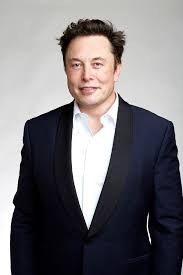
#> input picture Face_Recognition/dataset/1/musk1.jpg, 183 x 275 px, found by its file name
$ python main.py
#> lines starting #> are read from the running program, lines starting #| are printed output that depends on the picture; after the words box and inside, x2 and y2 are one past the last pixel; in counts of white or black regions, pixels touching at a corner belong together
### Face_Recognition/src/face_detection.py
import cv2

class FaceDetector:
    def __init__(self, cascade_path, scale_factor =1.1, min_neighbors = 5, min_size=(30, 30)):
        self.face_cascade = cv2.CascadeClassifier(cascade_path)
        if self.face_cascade.empty():
            raise RuntimeError

        self.scale_factor = scale_factor
        self.min_neighbors = min_neighbors
        self.min_size = min_size

    def detect_faces(self, frame):
        gray = cv2.cvtColor(frame, cv2.COLOR_BGR2GRAY)
        faces = self.face_cascade.detectMultiScale(gray, scaleFactor = self.scale_factor, minNeighbors = self.min_neighbors, minSize = self.min_size)
        return faces

### Face_Recognition/src/camera.py
import cv2
class Camera:
    def __init__(self, camera_index = 0):
        self.cap = cv2.VideoCapture(camera_index)

    def read_frame(self):
        ret, frame = self.cap.read()
        if not ret:
            raise RuntimeError("Failed reading frame")
        return frame

    def releade(self):
        self.cap.release()


### Face_Recognition/src/main.py
import cv2
import os
import numpy as np
from face_detection import FaceDetector
from camera import Camera

cascade_path = "haar_data/haarcascade_frontalface_default.xml"
if not os.path.exists(cascade_path):
    print("Error: Cascade file's not found ")
    exit(1)

camera = Camera()

face_detector = FaceDetector(cascade_path)
recognizer = cv2.face.LBPHFaceRecognizer_create()

dataset_path = "dataset"
training_faces = []
labels = []


for person_label, person_name in enumerate(os.listdir(dataset_path)):
    person_folder = os.path.join(dataset_path, person_name)

    for image_name in os.listdir(person_folder):
        image_path = os.path.join(person_folder, image_name)

        frame = cv2.imread(image_path)
#> frame is the input picture: shape (275, 183, 3); mean B, G, R 118.8, 115.4, 118.3
        faces = face_detector.detect_faces(frame)
#> in detect_faces, `faces = self.face_cascade.detectMultiScale(gray, scaleFactor = self.sc..`: faces = [[57, 39, 64, 64]]
#> faces = [[57, 39, 64, 64]]

        for (x, y, w, h) in faces:
            face_region = frame[y:y + h, x:x + w]
            gray_face = cv2.cvtColor(face_region, cv2.COLOR_BGR2GRAY)
            resized_face = cv2.resize(gray_face, (200, 200))

            training_faces.append(resized_face)
            labels.append(person_label)
#> this loop made 1 pass
#> pass 1, `face_region = frame[y:y + h, x:x + w]`:
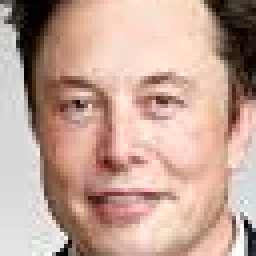
#> face_region: shape (64, 64, 3) (shown 4 times larger); mean B, G, R 150.2, 163.4, 194.9
#> pass 1, `resized_face = cv2.resize(gray_face, (200, 200))`:
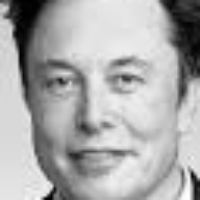
#> resized_face: shape (200, 200); min 0, max 255, mean 171.2
#> after the loop, labels = [0]; training_faces = 1 item

recognizer.train(training_faces, np.array(labels))

recognizer.save("face_recognizer.yml")
print("Training comlete and model saved. ")


# Set parameters
CONFIDENCE_THRESHOLD = 60.0  # Confidence threshold for recognition
MAX_CONFIDENCE = 100.0       # Maximum confidence considered for 0% similarity

try:
    while True:
        frame = camera.read_frame()  # Capture a frame from the camera
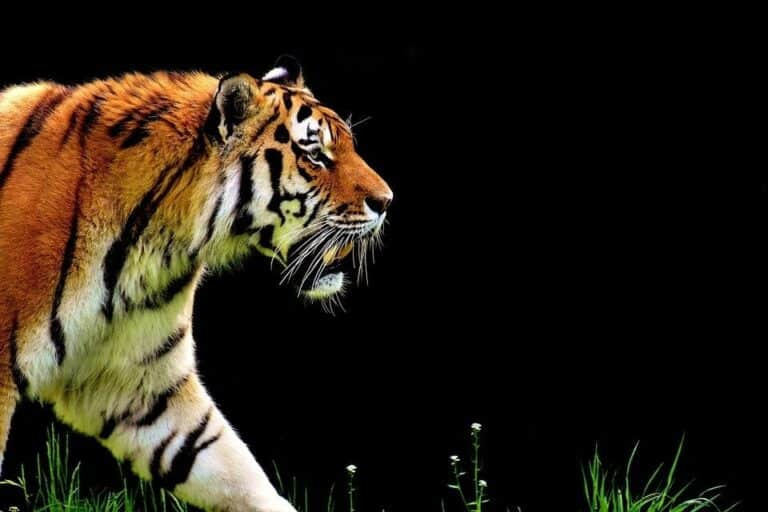
#> input picture Egde detection/image.jpg, 768 x 512 px, given in place of the camera
#> in read_frame, frame is the input picture: shape (512, 768, 3); mean B, G, R 21.1, 32.3, 39.7
        faces = face_detector.detect_faces(frame)  # Detect faces in the frame
#> in detect_faces (call 4), `gray = cv2.cvtColor(frame, cv2.COLOR_BGR2GRAY)`:
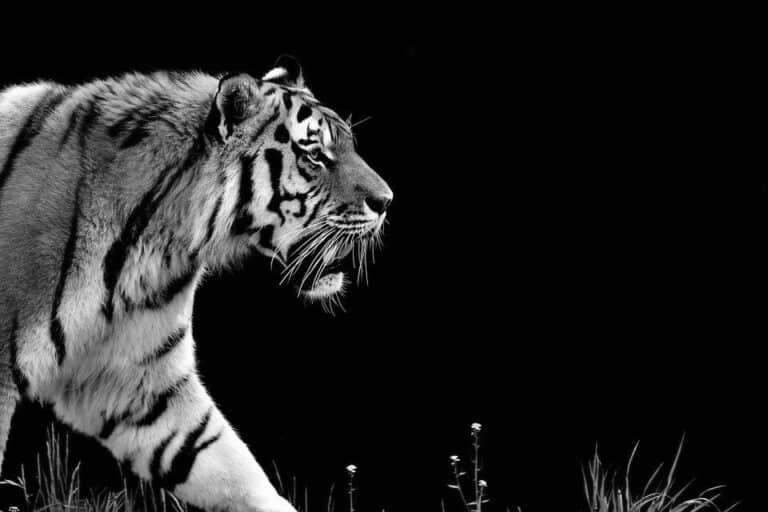
#> gray: shape (512, 768); min 0, max 255, mean 33.3
#> in detect_faces (call 4), `faces = self.face_cascade.detectMultiScale(gray, scaleFactor = self.sc..`: faces = [[12, 330, 52, 52]]
#> faces = [[12, 330, 52, 52]]

        for (x, y, w, h) in faces:
            face_region = frame[y:y + h, x:x + w]
            gray_face = cv2.cvtColor(face_region, cv2.COLOR_BGR2GRAY)
            resized_face = cv2.resize(gray_face, (200, 200))  # Resize for consistency

            # Recognize face using LBPH model
            label, confidence = recognizer.predict(resized_face)

            if confidence < CONFIDENCE_THRESHOLD:
                # Recognized person: calculate similarity and display
                similarity = max(0, 100 - (confidence / MAX_CONFIDENCE * 100))
                cv2.rectangle(frame, (x, y), (x + w, y + h), (255, 0, 0), 2)
                cv2.putText(frame, f"ID: {label} Similarity: {similarity:.2f}%",
                            (x, y - 10), cv2.FONT_HERSHEY_SIMPLEX, 0.5, (255, 255, 255), 1)
            else:
                # Not recognized: draw bounding box and display "Not recognized"
                cv2.rectangle(frame, (x, y), (x + w, y + h), (0, 0, 255), 2)  # Red box for unrecognized faces
                cv2.putText(frame, "Not recognized", (x, y - 10),
                            cv2.FONT_HERSHEY_SIMPLEX, 0.5, (0, 0, 255), 1)
#> this loop made 1 pass
#> (x, y, w, h, label, confidence) on pass 1: (12, 330, 52, 52, 0, 90.86)
#> pass 1, `gray_face = cv2.cvtColor(face_region, cv2.COLOR_BGR2GRAY)`:
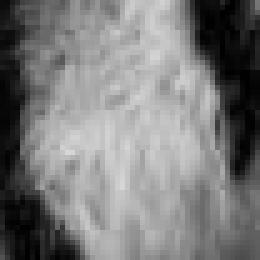
#> gray_face: shape (52, 52) (shown 5 times larger); min 0, max 215, mean 123.4
#> after the loop:
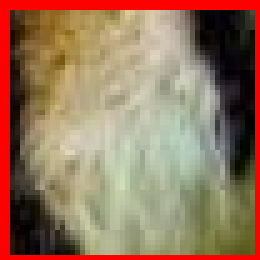
#> face_region: shape (52, 52, 3) (shown 5 times larger); mean B, G, R 92.9, 117.7, 150.3
#> after the loop:
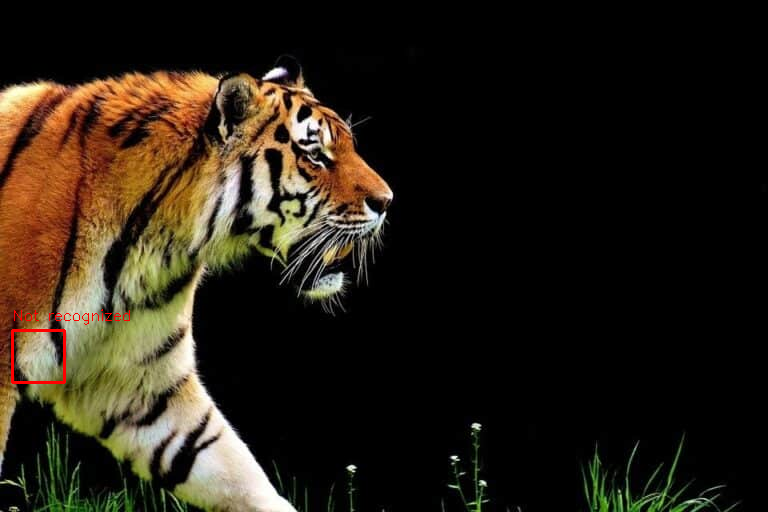
#> frame: shape (512, 768, 3); 0.23% of pixels changed, all inside (x1, y1, x2, y2) = (11, 309, 130, 384)

        # Display the frame
        cv2.imshow("Real-time Face Recognition", frame)

        # Exit if 'q' or 'Esc' is pressed
        if cv2.waitKey(1) & 0xFF in {ord('q'), 27}:
#> (key q is pressed here)
            break

except RuntimeError as e:
    print(f"Error: {e}")
finally:
#> (the run stopped early here; a loop or call above may not have finished)
